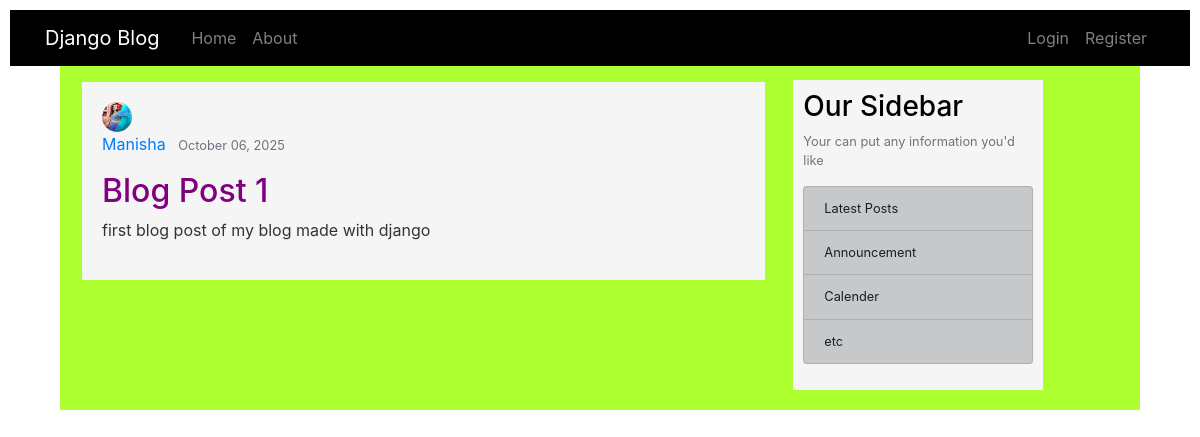
The page /blog/post/1/ on the database as committed earlier.
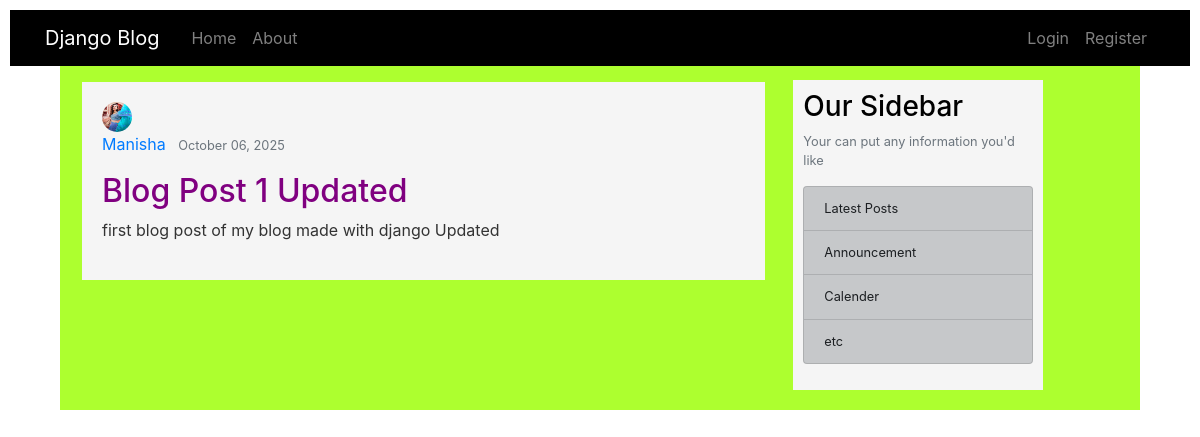
The same page on the database as committed later.
### blog/models.py (models this page shows, shortened)
class Post(models.Model):
	title=models.CharField(max_length=200)
	content=models.TextField()
	date_posted=models.DateTimeField(default=timezone.now)#auto_now_add=True when we need only date when post is posted , default=timezone.now when we ant to chnage dtae modified
	author=models.ForeignKey(User,on_delete=models.CASCADE)#when we want unique author for his post and also delete post when author deleted

### users/models.py (models this page shows, shortened)
class Profile(models.Model):
	user = models.OneToOneField(User,on_delete=models.CASCADE)
	image = models.ImageField(default='default.jpg',upload_to='profile_pics')

### blog/views.py (the view)
# urls.py: path('post/<int:pk>/', PostDetailView.as_view(),name='post-detail'),#show post by primary key int
class PostDetailView(DetailView):
	model =Post

### blog/templates/blog/post_detail.html
{% extends "blog/base.html" %}
{% load static %}
{% block content %}
  <article class ="media content-section article">
    <img class ="rounded-circle article-img" src="{{object.author.profile.image.url}}">
    <div class ="media-body">
      <div class="article-metadata">
    <a class="mr-2" href="#">{{object.author}}</a>
    <small class="text-muted">{{ object.date_posted|date:"F d, Y" }}</p>
      </div>
      <h2 class="article-title">{{object.title}}</h2>
      <p class="article-content">{{object.content}}</p>
  </div>
  </article>
	{% endblock %}

Rows that differ between the two databases and show on the page:
changed Post "Manisha": title "Blog Post 1" → "Blog Post 1 Updated"; content "first blog post of my blog made with django" → "first blog post of my blog made with django Updated"
